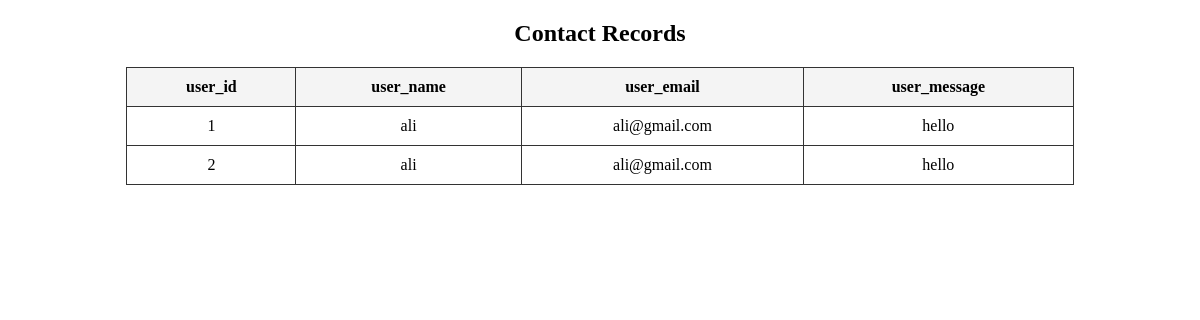
The page /admin/admin_Contact.php on the database its author committed.
### tables this page shows
CREATE TABLE IF NOT EXISTS `contact_table` (
  `id` int NOT NULL AUTO_INCREMENT,
  `user_name` varchar(30) NOT NULL,
  `user_email` varchar(35) NOT NULL,
  `user_message` text,
  PRIMARY KEY (`id`)
);

### admin/admin_Contact.php (the view, shortened to what this page needs)
<!DOCTYPE html>
<html lang="en">
<head>
</head>
<body>
    <h2>Contact Records</h2>
    <table>
        <tr>
            <th>user_id</th>
            <th>user_name</th>
            <th>user_email</th>
            <th>user_message</th>
        </tr>
        <?php
        include(__DIR__ . '/../includes/db.php');
        $sql = "SELECT * FROM contact_table";
        $result = $conn->query($sql);
        if ($result && $result->num_rows > 0) {
            while ($row = $result->fetch_assoc()) {
                echo "<tr>
                        <td>".$row['id']."</td>
                        <td>".$row['user_name']."</td>
                        <td>".$row['user_email']."</td>
                        <td>".$row['user_message']."</td>
                      </tr>";
            }
        } else {
            echo "<tr><td colspan='4'>No records found</td></tr>";
        }
        ?>
    </table>
</body>
</html>

### admin/admin_Contact.php (style rules this page uses)
table { margin: auto; border-collapse: collapse; width: 80%; }
th, td { border: 1px solid #333; padding: 10px; text-align: center; }
th { background-color: #f4f4f4; }
h2 { text-align: center; }

### rows shown on the page
contact_table: id "1", user_name "ali", user_email "ali@gmail.com", user_message "hello"
contact_table: id "2", user_name "ali", user_email "ali@gmail.com", user_message "hello"
